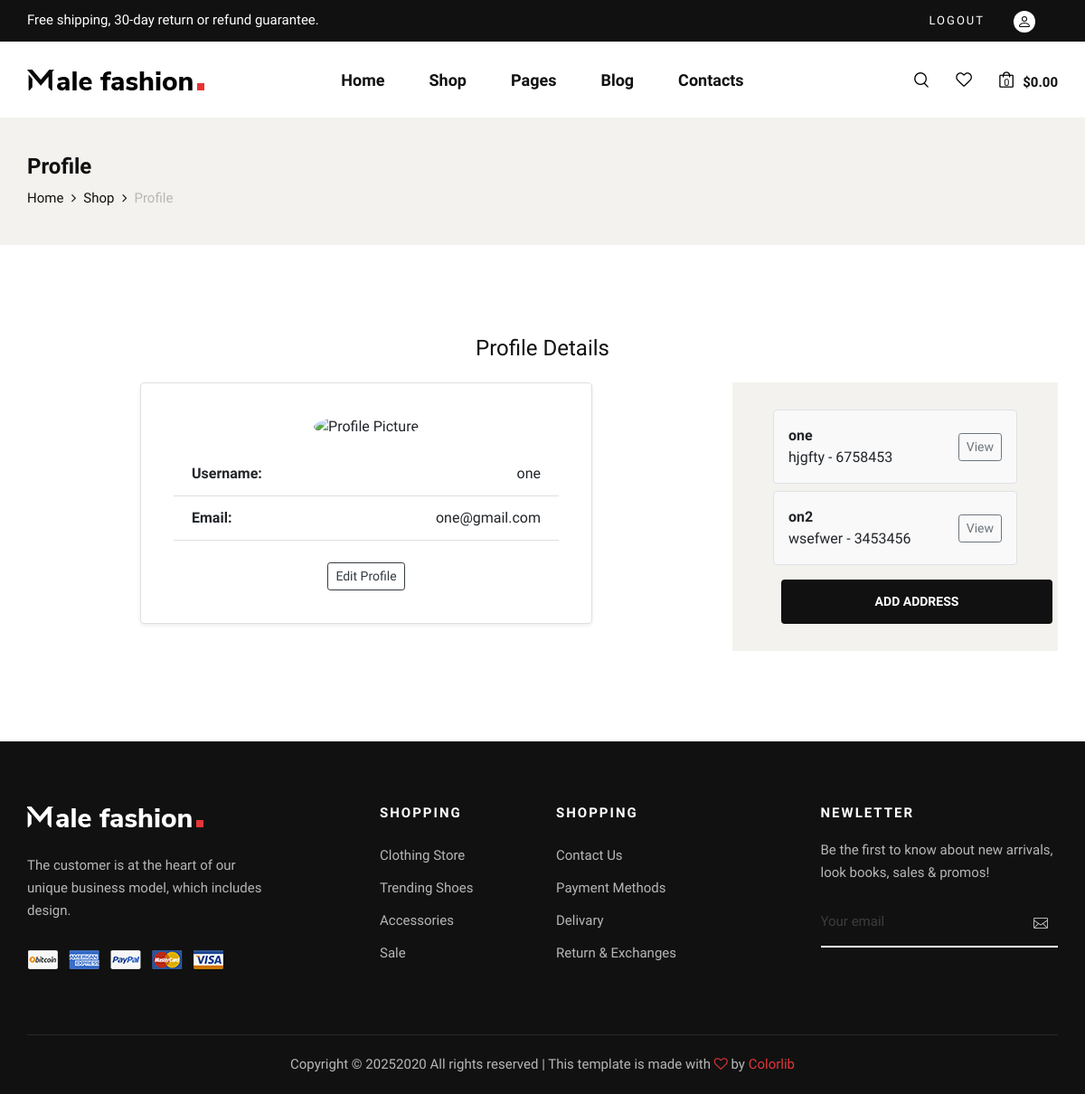
Before: /accounts/profile/ (signed in) with the older database file.
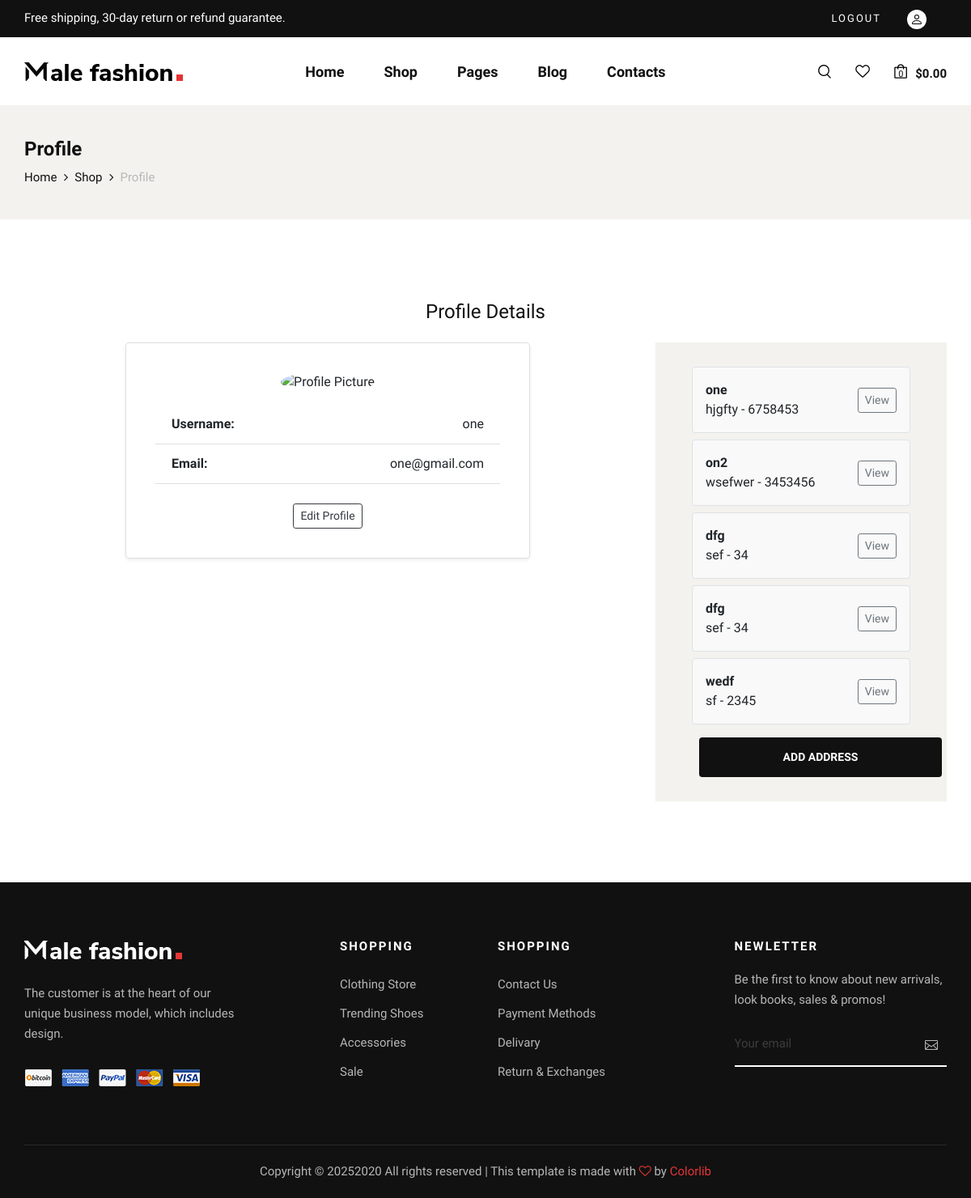
After: the same page with the newer database file.
### accounts/models.py (models this page shows, shortened)
class Address(models.Model):
    user = models.ForeignKey(User, on_delete=models.CASCADE)
    name = models.CharField(max_length=150)
    phone = models.CharField(max_length=12)
    pincode = models.CharField(max_length=10)
    address_line1 = models.TextField()
    address_line2 = models.TextField(blank=True, null=True)
    city = models.CharField(max_length=50)
    state = models.CharField(max_length=50)
    country = models.CharField(max_length=50, default='India')
    is_default = models.BooleanField(default=False)

### accounts/views.py (the view)
# urls.py: path('profile/',views.profile,name='profile'),
def profile(request):
    addresses = Address.objects.filter(user=request.user)
    form = AddressForm()
    context = {
        'addresses' : addresses,
        'form' : form
    }
    return render(request,'accounts/profile.html', context)

### accounts/forms.py
class AddressForm(forms.ModelForm):
    class Meta:
        model = Address
        exclude = ['user', 'is_default']
        widgets = {
            'name': forms.TextInput(attrs={'class': 'form-control', 'placeholder': 'Full Name'}),
            'phone': forms.TextInput(attrs={'class': 'form-control', 'placeholder': 'Phone Number'}),
            'pincode': forms.TextInput(attrs={'class': 'form-control', 'placeholder': 'Pincode'}),
            'address_line1': forms.Textarea(attrs={'class': 'form-control', 'rows': 2, 'placeholder': 'Address Line 1'}),
            'address_line2': forms.Textarea(attrs={'class': 'form-control', 'rows': 2, 'placeholder': 'Address Line 2 (Optional)'}),
            'city': forms.TextInput(attrs={'class': 'form-control', 'placeholder': 'City'}),
            'state': forms.TextInput(attrs={'class': 'form-control', 'placeholder': 'State'}),
            'country': forms.TextInput(attrs={'class': 'form-control', 'placeholder': 'Country'}),
        }

### templates/accounts/profile.html (shortened to what the changed rows need)
{% extends "base.html" %}
{% load static %}
{% block content %}
    <section class="checkout spad">
        <div class="container">
            <div class="checkout__form">
                <form method="POST" action="">
                    <div class="row">
                        <div class="col-lg-4 col-md-6">
                            <div class="checkout__order">
                            {% for addr in addresses %}
                                <div class="col-12 mb-2">
                                    <div class="border rounded p-3 d-flex justify-content-between align-items-center" style="background-color: #f9f9f9;">
                                        <div>
                                        <div><strong>{{ addr.name }}</strong></div>
                                        <div>{{ addr.city }} - {{ addr.pincode }}</div>
                                        </div>
                                        <div class="text-end">
                                        <button type="button"
                                                class="btn btn-sm btn-outline-secondary"
                                                data-toggle="modal"
                                                data-target="#viewAddressModal"
                                                data-name="{{ addr.name }}"
                                                data-phone="{{ addr.phone }}"
                                                data-lineone="{{ addr.address_line1 }}"
                                                data-linetwo="{{ addr.address_line2 }}"
                                                data-city="{{ addr.city }}"
                                                data-state="{{ addr.state }}"
                                                data-country="{{ addr.country }}"
                                                data-pincode="{{ addr.pincode }}">
                                            View
                                        </button>
                                        </div>
                                    </div>
                                </div>
                                {% empty %}
                                    <p>No address found. Go to ur profile and add one.</p>
                                {% endfor %}
                            </div>
                        </div>
                    </div>
                </form>
        </div>
    </section>
{% endblock content %}

Changed rows visible on the page:
added Address: name "dfg", city "sef", pincode "34"
added Address: name "dfg", city "sef", pincode "34"
added Address: name "wedf", city "sf", pincode "2345"
